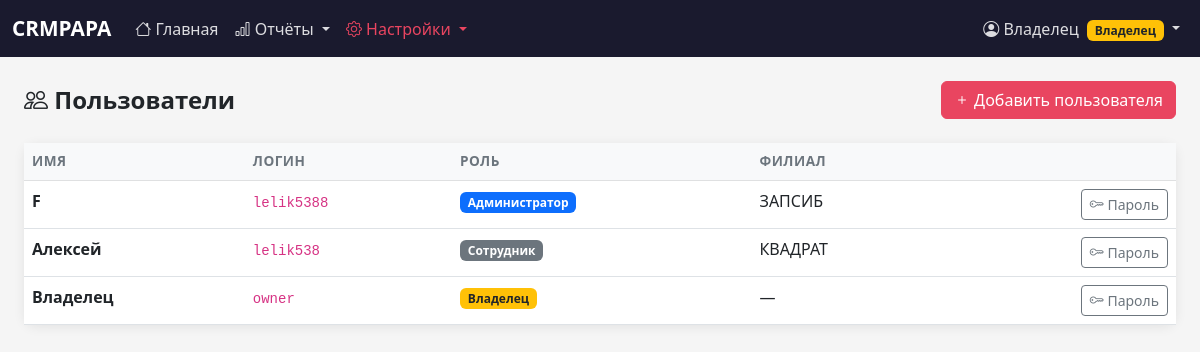
The app's page /users (signed in) with its own data.
### tables this page shows
CREATE TABLE "users" (
                    id INTEGER PRIMARY KEY AUTOINCREMENT,
                    username TEXT UNIQUE NOT NULL,
                    password_hash TEXT NOT NULL,
                    role TEXT NOT NULL CHECK(role IN ('owner', 'admin', 'employee', 'director')),
                    full_name TEXT NOT NULL,
                    branch_id INTEGER REFERENCES branches(id),
                    created_at TIMESTAMP DEFAULT CURRENT_TIMESTAMP
                );

### app.py (the view)
@app.route('/users')
@login_required
@owner_required
def users():
    with get_db() as conn:
        ulist = conn.execute('''
            SELECT u.*, b.name as branch_name
            FROM users u LEFT JOIN branches b ON b.id=u.branch_id
            ORDER BY u.role, u.full_name
        ''').fetchall()
        branches = conn.execute('SELECT * FROM branches WHERE is_active=1 ORDER BY name').fetchall()
        user_branches_map = {}
        for row in conn.execute('''
            SELECT ub.user_id, b.name, b.id
            FROM user_branches ub JOIN branches b ON b.id=ub.branch_id
            ORDER BY b.name
        ''').fetchall():
            user_branches_map.setdefault(row['user_id'], []).append({'id': row['id'], 'name': row['name']})
    return render_template('users.html', users=ulist, branches=branches, user_branches_map=user_branches_map)

### app.py (called while the page is built)
def get_db():
    conn = sqlite3.connect(DATABASE, timeout=10)
    conn.row_factory = sqlite3.Row
    conn.execute('PRAGMA foreign_keys = ON')
    conn.execute('PRAGMA busy_timeout = 10000')
    conn.execute('PRAGMA journal_mode = WAL')
    return conn

def login_required(f):
    @wraps(f)
    def decorated(*args, **kwargs):
        if 'user_id' not in session:
            return redirect(url_for('login'))
        return f(*args, **kwargs)
    return decorated

def owner_required(f):
    @wraps(f)
    def decorated(*args, **kwargs):
        if session.get('role') != 'owner':
            flash('Доступ только для владельца', 'danger')
            return redirect(url_for('dashboard'))
        return f(*args, **kwargs)
    return decorated

@app.context_processor
def inject_globals():
    return {'now': datetime.now}

### templates/users.html (shortened to what this page needs)
{% extends 'base.html' %}
{% block content %}
<div class="d-flex justify-content-between align-items-center mb-4">
    <h4 class="fw-bold mb-0"><i class="bi bi-people"></i> Пользователи</h4>
    <button class="btn btn-primary" data-bs-toggle="modal" data-bs-target="#addUserModal">
        <i class="bi bi-plus"></i> Добавить пользователя
    </button>
</div>
<div class="card">
    <div class="card-body p-0">
        <table class="table table-hover mb-0">
            <thead class="table-light">
                <tr>
                    <th>Имя</th>
                    <th>Логин</th>
                    <th>Роль</th>
                    <th>Филиал</th>
                    <th></th>
                </tr>
            </thead>
            <tbody>
            {% for u in users %}
            <tr>
                <td class="fw-semibold">{{ u.full_name }}</td>
                <td><code>{{ u.username }}</code></td>
                <td>
                    {% if u.role == 'owner' %}<span class="badge bg-warning text-dark">Владелец</span>
                    {% elif u.role == 'admin' %}<span class="badge bg-primary">Администратор</span>
                    {% else %}<span class="badge bg-secondary">Сотрудник</span>{% endif %}
                </td>
                <td>
                    {% set ubs = user_branches_map.get(u.id, []) %}
                    {% if ubs %}
                        {{ ubs | map(attribute='name') | join(', ') }}
                    {% else %}—{% endif %}
                </td>
                <td class="text-end">
                    <button class="btn btn-sm btn-outline-secondary" data-bs-toggle="modal" data-bs-target="#pwModal{{ u.id }}">
                        <i class="bi bi-key"></i> Пароль
                    </button>
                </td>
            </tr>
            {% endfor %}
            </tbody>
        </table>
    </div>
</div>
{% endblock %}

### templates/base.html (shortened to what this page needs)
<!DOCTYPE html>
<html lang="ru">
<head>
    <link rel="stylesheet" href="https://cdn.jsdelivr.net/npm/bootstrap@5.3.0/dist/css/bootstrap.min.css">
    <link rel="stylesheet" href="https://cdn.jsdelivr.net/npm/bootstrap-icons@1.11.0/font/bootstrap-icons.css">
</head>
<body>
{% if session.get('user_id') %}
<nav class="navbar navbar-expand-lg navbar-dark mb-4">
    <div class="container-fluid">
        <a class="navbar-brand" href="{{ url_for('dashboard') }}">CRMPAPA</a>
        <div class="collapse navbar-collapse" id="nav">
            <ul class="navbar-nav me-auto">
                <li class="nav-item">
                    <a class="nav-link {% if request.endpoint=='dashboard' %}active{% endif %}" href="{{ url_for('dashboard') }}">
                        <i class="bi bi-house"></i> Главная
                    </a>
                </li>
                {% set reports_active = request.endpoint in ('reports', 'shifts_archive', 'expenses_report') or (request.endpoint and request.endpoint.startswith('bank')) %}
                <li class="nav-item dropdown">
                    <a class="nav-link dropdown-toggle {% if reports_active %}active{% endif %}"
                       href="#" data-bs-toggle="dropdown" aria-expanded="false">
                        <i class="bi bi-bar-chart"></i> Отчёты
                    </a>
                </li>
                {% set settings_active = request.endpoint in ('settings','branches','users','employees','history') %}
                <li class="nav-item dropdown">
                    <a class="nav-link dropdown-toggle {% if settings_active %}active{% endif %}"
                       href="#" data-bs-toggle="dropdown" aria-expanded="false">
                        <i class="bi bi-gear"></i> Настройки
                    </a>
                </li>
            </ul>
            <ul class="navbar-nav">
                <li class="nav-item dropdown">
                    <a class="nav-link dropdown-toggle" href="#" data-bs-toggle="dropdown">
                        <i class="bi bi-person-circle"></i> {{ session.get('full_name') }}
                        {% if session.get('role') == 'owner' %}<span class="badge bg-warning text-dark ms-1">Владелец</span>{% endif %}
                    </a>
                </li>
            </ul>
        </div>
    </div>
</nav>
{% endif %}
<div class="container-fluid px-3 px-md-4">
    {% block content %}{% endblock %}
</div>
</body>
</html>

### templates/base.html (style rules this page uses)
body { background: #f5f5f5; font-family: 'Segoe UI', system-ui, sans-serif; }
.navbar { background: #1a1a2e !important; }
.navbar-brand { font-weight: 700; color: #ffffff !important; font-size: 1.3rem; }
.navbar .nav-link { color: rgba(255,255,255,0.85) !important; }
.navbar .nav-link.active { color: #e94560 !important; }
.card { border: none; box-shadow: 0 2px 12px rgba(0,0,0,0.08); border-radius: 12px; }
.btn-primary { background: #e94560; border-color: #e94560; }
.table th { font-size: 0.85rem; color: #6c757d; font-weight: 600; text-transform: uppercase; letter-spacing: 0.5px; }

### records on screen
users: get "Владелец", full_name "Владелец", username "owner", role "Владелец"
users: full_name "F", username "lelik5388", role "Администратор", ubs "ЗАПСИБ"
users: full_name "Алексей", username "lelik538", role "Сотрудник", ubs "КВАДРАТ"
